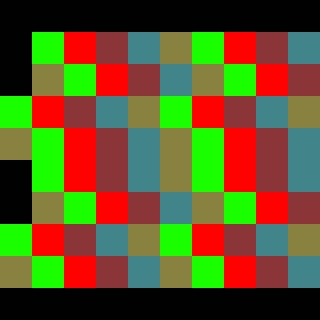

The image is a tile-based game level rendered from a .tmx file. Its description and complete source (layers, tilesets, objects, tile grids) follow:
An orthogonal 10x10 tile map with 32x32 px tiles, 1 tile layer (Tile Layer 1).

<map version="1.0" tiledversion="1.1.2" orientation="orthogonal" renderorder="right-down" width="10" height="10" tilewidth="32" tileheight="32" infinite="0" nextobjectid="1">
 <tileset firstgid="1" source="set1.tsx" />
 <layer name="Tile Layer 1" width="10" height="10">
  <data encoding="csv">
0,0,0,0,0,0,0,0,0,0,
0,1,2,3,4,5,1,2,3,4,
0,6,7,8,9,10,6,7,8,9,
1,2,3,4,5,1,2,3,4,5,
6,7,8,9,10,6,7,8,9,10,
0,1,2,3,4,5,1,2,3,4,
0,6,7,8,9,10,6,7,8,9,
1,2,3,4,5,1,2,3,4,5,
6,7,8,9,10,6,7,8,9,10,
0,0,0,0,0,0,0,0,0,0
</data>
 </layer>
</map>